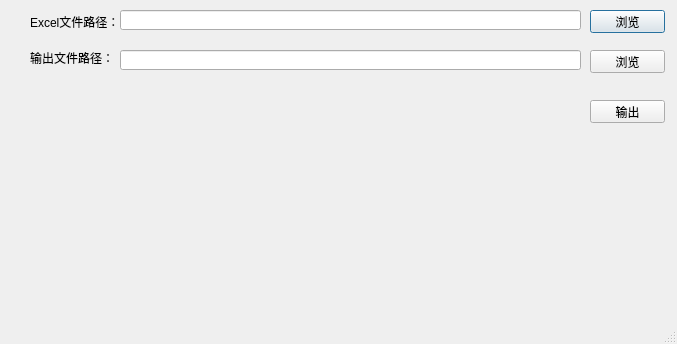
<?xml version="1.0" encoding="UTF-8"?>
<ui version="4.0">
 <class>Dialog</class>
 <widget class="QDialog" name="Dialog">
  <property name="geometry">
   <rect>
    <x>0</x>
    <y>0</y>
    <width>677</width>
    <height>344</height>
   </rect>
  </property>
  <property name="windowTitle">
   <string>Dialog</string>
  </property>
  <property name="sizeGripEnabled">
   <bool>true</bool>
  </property>
  <widget class="QLabel" name="label">
   <property name="geometry">
    <rect>
     <x>30</x>
     <y>12</y>
     <width>91</width>
     <height>20</height>
    </rect>
   </property>
   <property name="text">
    <string>Excel文件路径：</string>
   </property>
  </widget>
  <widget class="QLabel" name="label_2">
   <property name="geometry">
    <rect>
     <x>30</x>
     <y>50</y>
     <width>91</width>
     <height>16</height>
    </rect>
   </property>
   <property name="text">
    <string>输出文件路径：</string>
   </property>
  </widget>
  <widget class="QLineEdit" name="mExcelPath">
   <property name="geometry">
    <rect>
     <x>120</x>
     <y>10</y>
     <width>461</width>
     <height>20</height>
    </rect>
   </property>
  </widget>
  <widget class="QLineEdit" name="mOutputPath">
   <property name="geometry">
    <rect>
     <x>120</x>
     <y>50</y>
     <width>461</width>
     <height>20</height>
    </rect>
   </property>
  </widget>
  <widget class="QPushButton" name="mBroseExcelBtn">
   <property name="geometry">
    <rect>
     <x>590</x>
     <y>10</y>
     <width>75</width>
     <height>23</height>
    </rect>
   </property>
   <property name="text">
    <string>浏览</string>
   </property>
  </widget>
  <widget class="QPushButton" name="mLuaPathBtn">
   <property name="geometry">
    <rect>
     <x>590</x>
     <y>50</y>
     <width>75</width>
     <height>23</height>
    </rect>
   </property>
   <property name="text">
    <string>浏览</string>
   </property>
  </widget>
  <widget class="QPushButton" name="mOutputBtn">
   <property name="geometry">
    <rect>
     <x>590</x>
     <y>100</y>
     <width>75</width>
     <height>23</height>
    </rect>
   </property>
   <property name="text">
    <string>输出</string>
   </property>
  </widget>
  <widget class="QLabel" name="mStateTipTxt">
   <property name="geometry">
    <rect>
     <x>30</x>
     <y>90</y>
     <width>54</width>
     <height>12</height>
    </rect>
   </property>
   <property name="text">
    <string/>
   </property>
  </widget>
 </widget>
 <resources/>
 <connections/>
</ui>
